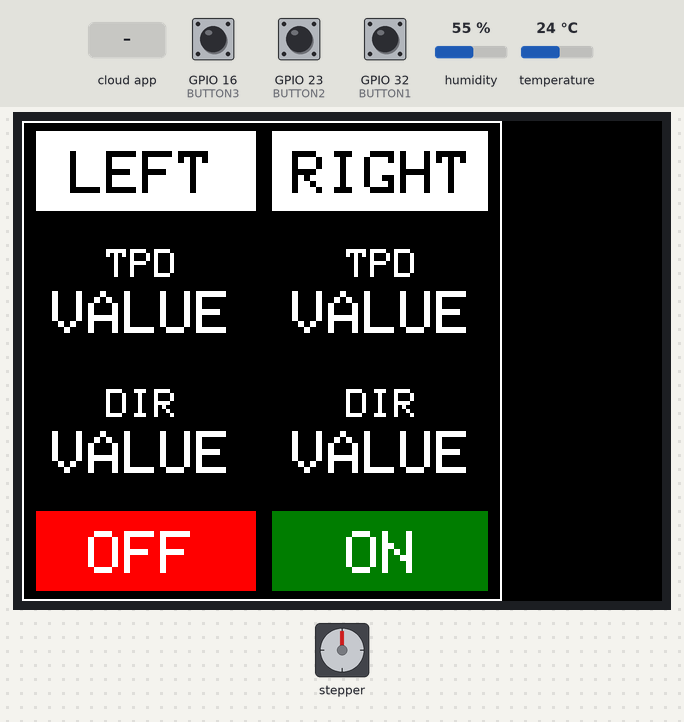
Recording of a sketch running on a simulated ESP32. Parts: 320×240 colour display, stepper motor. The inputs (shaded band) are chosen by the test bench; at power-on: GPIO 23 (BUTTON2) HIGH, GPIO 16 (BUTTON3) HIGH, GPIO 32 (BUTTON1) HIGH, humidity 55 %, temperature 24 °C. WiFi joins after 1.5 s; servers stay silent unless stated; network time is answered at once with the bench clock; the local clock reads 2024-03-15 10:24:30 at power-on unless the sketch sets it; the Firebase database answers and starts empty; stepper angles assume 4096 steps per turn; what the sketch prints to the serial monitor is not drawn.

Above: at 3.9 s.
4.0 s: GPIO 23 (BUTTON2) pulled LOW for 1 s
At 4.46 s:
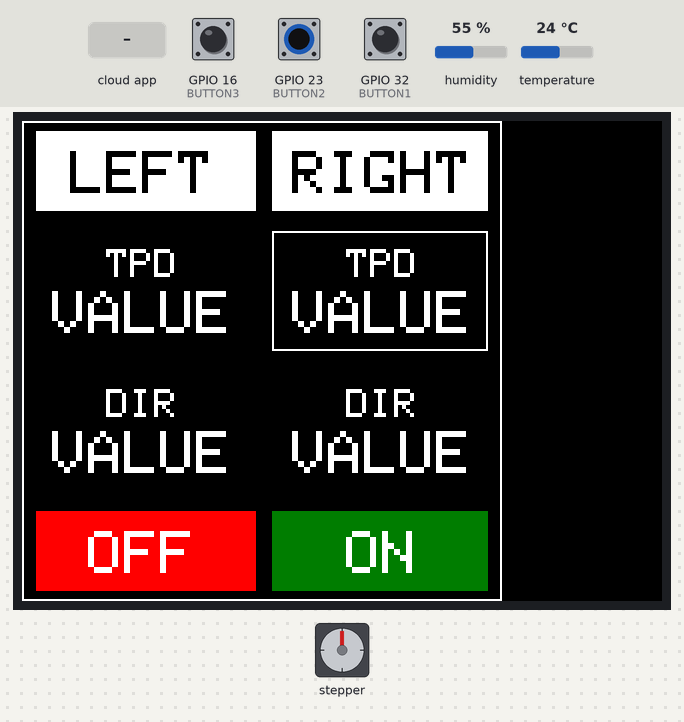
6.5 s: the phone or cloud app sets 0 to Clockwise
At 11.9 s:
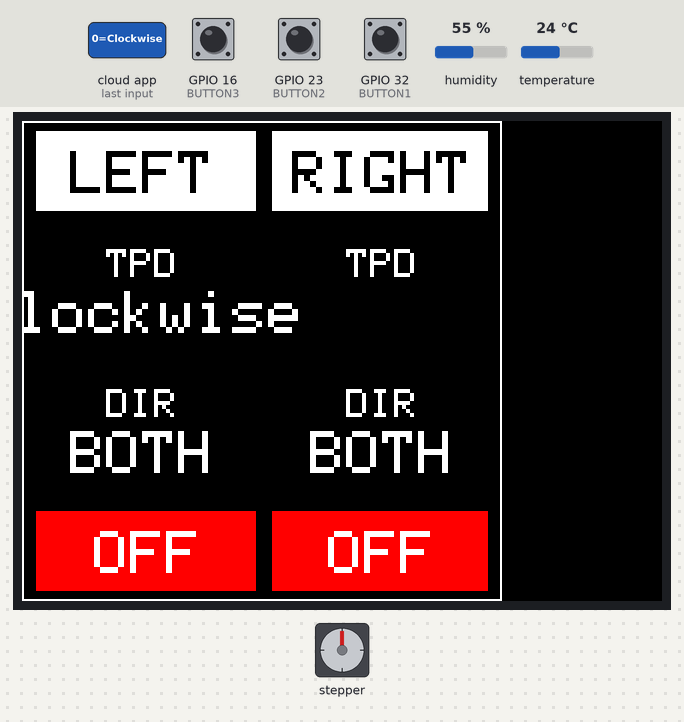
12.5 s: GPIO 16 (BUTTON3) pulled LOW for 3.2 s
At 17.2 s:
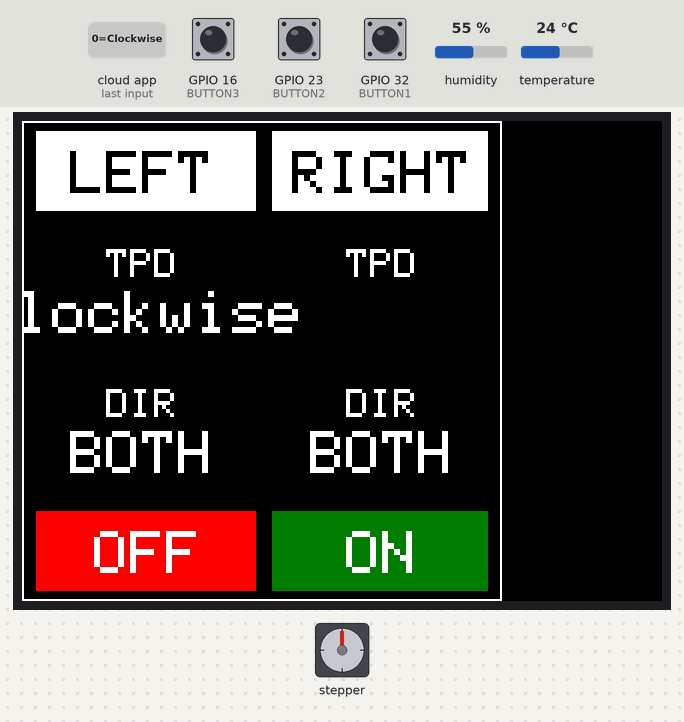
Timing chart, 0 to 73.0 s (numbered marks = the images above; inputs shaded):
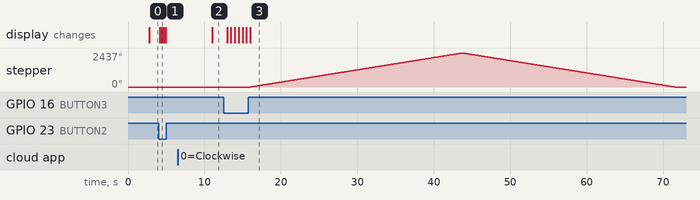

Measured:
- after the input at 4.0 s, the display: first changes after 0.16 s (image 1 shows a later state)
- after the input at 6.5 s, the display: changes after 4.5 s (image 2)
- after the input at 12.5 s, stepper: turns 2437° clockwise in 27.7 s, then 2437° counter-clockwise in 27.7 s; the display: changes after 0.47 s (image 3)

The sketch:

alat_muterin_jam.ino
```cpp
#include "setup.h"

void setup() {
  Serial.begin(115200);
  WiFi_init();
  BME280_init();
  MCP9808_init();
  TFT_init();
  Motor_init();
  Button_init();
  xTaskCreate(buttonClick, "Button", 4096, NULL, 1, NULL);
  xTaskCreate(switchClick, "Switch", 4096, NULL, 1, NULL);
}

void loop() {
  timeClient.update();
  if (cond) {
    BME280_readHum(debugState);
    MCP9808_readTemp(debugState);
    DB_sendData(debugState);
    if(DB_getData(debugState)){
      if(cond)TFT_autoUpdate(tpd1, tpd2, mode1, mode2, switch1, switch2);
    }
    vTaskDelay(5000);
  }
  if (millis() - lastCheck > checkInterval) {
    run_motor(1, switch1, tpd1.toInt(), 2048, mode1, !debugState);
    run_motor(2, switch2, tpd2.toInt(), 2048, mode2, !debugState);
    lastCheck = millis();
  }
}
```

button.h
```cpp
#ifndef BUTTON_H
#define BUTTON_H

#include "setup.h"

int mainMenu=0;

void Button_init(){
  pinMode(BUTTON1, INPUT_PULLUP);
  pinMode(BUTTON2, INPUT_PULLUP);
  pinMode(BUTTON3, INPUT_PULLUP);
}

void switchPressed(){
  if(mainMenu==0){
    if(!digitalRead(BUTTON1) && !digitalRead(BUTTON3)){
      ESP.restart();
    }

    if(!digitalRead(BUTTON1)){
      vTaskDelay(100);

      switch1=!switch1;
      runningStart1 = timeClient.getMinutes();;
      toggleSwitch(1, switch1, runningStart1);
      TFT_switchUpdate(1, switch1);

      Serial.println("Switch 1 changed");
    }

    if(!digitalRead(BUTTON3)){
      vTaskDelay(100);

      switch2=!switch2;
      runningStart2 = timeClient.getMinutes();
      toggleSwitch(2, switch2, runningStart2);
      TFT_switchUpdate(2, switch2);

      Serial.println("Switch 2 changed");
    }
  }
}

void buttonPressed(){
  if(mainMenu==0){
    if(!digitalRead(BUTTON1)&&!digitalRead(BUTTON3)){
      ESP.restart();
    }

    if(!digitalRead(BUTTON2)){
      vTaskDelay(100);
      Serial.println("PROCEED TO MENU!");
      cond=!cond;
      mainMenu++;
      TFT_manualUpdate("",mainMenu);
    }
  } else{
    if(!digitalRead(BUTTON2)){
      vTaskDelay(100);
      mainMenu++;
      TFT_manualUpdate("",mainMenu);
      Serial.println(mainMenu);
    }

    for(int i=0;i<3;i++){
      switch (mainMenu){
        case 1 :
          if(tpd1dump==tpd[i]){
            ls = i;

            if(!digitalRead(BUTTON3)){
              vTaskDelay(100);
              i++;
              if(i>2)i=0;
            }
            if(!digitalRead(BUTTON1)){
              vTaskDelay(100);
              i--;
              if(i<0)i=2;
            }
            if(ls!=i){
              Serial.println("TPD 1 Changed to > "+String(tpd[i]));
              tpd1dump = tpd[i];
              TFT_manualUpdate(tpd1dump,mainMenu);
            }
          }
          break;

        case 2 :
          if(tpd2dump==tpd[i]){
            ls = i;

            if(!digitalRead(BUTTON3)){
              vTaskDelay(100);
              i++;
              if(i>2)i=0;
            }
            if(!digitalRead(BUTTON1)){
              vTaskDelay(100);
              i--;
              if(i<0)i=2;
            }
            if(ls!=i){
              Serial.println("TPD 2 Changed to > "+String(tpd[i]));
              tpd2dump = tpd[i];
              TFT_manualUpdate(tpd2dump,mainMenu);
            }
          }
          break;

        case 3 :
          if(dir1dump==dir[i]){
            ls = i;

            if(!digitalRead(BUTTON3)){
              vTaskDelay(100);
              i++;
              if(i>2)i=0;
            }
            if(!digitalRead(BUTTON1)){
              vTaskDelay(100);
              i--;
              if(i<0)i=2;
            }
            if(ls!=i){
              Serial.println("DIR 1 Changed to > "+String(dir[i]));
              dir1dump = dir[i];
              TFT_manualUpdate(dir1dump,mainMenu);
            }
          }
          break;

        case 4 :
          if(dir2dump==dir[i]){
            ls = i;

            if(!digitalRead(BUTTON3)){
              vTaskDelay(100);
              i++;
              if(i>2)i=0;
            }
            if(!digitalRead(BUTTON1)){
              vTaskDelay(100);
              i--;
              if(i<0)i=2;
            }
            if(ls!=i){
              Serial.println("DIR 2 Changed to > "+String(dir[i]));
              dir2dump = dir[i];
              TFT_manualUpdate(dir2dump,mainMenu);
            }
          }
          break;

        case 5 :
          TFT_manualUpdate("",mainMenu);
          tpd1 = tpd1dump; mode1 = dir1dump;
          tpd2 = tpd2dump; mode2 = dir2dump;
          updateFirebase();
          Serial.println("RETURN TO MAIN LOOP");
          cond=!cond;
          mainMenu=0;
          break;
      }
    }
  }
}

void switchClick(void *pvParameters){
  for (;;)
  {
    switchPressed();
    vTaskDelay(100);
  }
}

void buttonClick(void *pvParameters){
  for (;;)
  {
    buttonPressed();
    vTaskDelay(100);
  }
}

#endif
```

firebase.h
```cpp
#ifndef FIREBASE_H
#define FIREBASE_H

#include "setup.h"
#include <WiFiManager.h>
#include <FirebaseESP32.h>
#include <NTPClient.h>
#include <WiFiUdp.h>

FirebaseData fb;

WiFiUDP ntpUDP;
NTPClient timeClient(ntpUDP, "pool.ntp.org", timeOffset);

String ntp() {
  String tm = timeClient.getFormattedTime();
  return tm;
}

void WiFi_init(){
  WiFi.mode(WIFI_STA);
  WiFiManager wm;

//  wm.resetSettings();

  if(!wm.autoConnect()) {
    Serial.println("Failed to connect");
    // ESP.restart();
  }
  else {
    Serial.println();
    Serial.print("Connected with IP: ");
    Serial.println(WiFi.localIP());
    Serial.println();
  }

  Firebase.reconnectWiFi(true);

  Firebase.setReadTimeout(fb, 1000 * 60);
  Firebase.setwriteSizeLimit(fb, "small");
  Firebase.setFloatDigits(2);

  Firebase.begin(FIREBASE_HOST, FIREBASE_AUTH);

  timeClient.begin();
}

void DB_sendData(bool debug){
  if (millis() - lastSend > sendInterval) {                //Pengecekan waktu untuk mengirim dan menampilan data sesuai interval yang ditetapkan

    if(debug){
      if(temp==0.00 && hum==0){  //Filter saat tidak ada data yang diterima
        Firebase.setString(fb, "temp", "--");
        Firebase.setString(fb, "humi", "--");
      } else{
        if(temp!=0.00 && temp!=tempDump){  //Filter data BPM
          tempDump = temp;
          Firebase.setFloat(fb, "temp", temp);
          String path1 = "User/1/tempList/" + String(timeClient.getHours())+":"+String(timeClient.getMinutes())+":"+String(timeClient.getSeconds());
          Firebase.setFloat(fb, path1, temp);
        }
        if(hum!=0.00 && hum!=humDump){  //Filter data SPO2
          humDump = hum;
          Firebase.setInt(fb, "humi", hum);
          String path2 = "User/1/humiList/" + String(timeClient.getHours())+":"+String(timeClient.getMinutes())+":"+String(timeClient.getSeconds());
          Firebase.setFloat(fb, path2, hum);
        }
      }
      Firebase.setString(fb, "time", ntp());
    }
    lastSend = millis();
  }
}

bool DB_getData(bool debug){
  int flag = 0;
  Firebase.getString(fb, "Speed/0");
  tpd1 = fb.stringData();
  if(tpd1!=tpd1dump){
    tpd1dump=tpd1;
    flag++;
  }
  if(debug)Serial.println("TPD Left : " + String(tpd1));

  Firebase.getInt(fb, "Switch1");
  switch1 = fb.intData();
  if(switch1!=sw1dump){
    sw1dump=switch1;
    flag++;
  }
  if(debug)Serial.println("Switch Left : " + String(switch1));

  Firebase.getString(fb, "Rotation/0");
  mode1 = fb.stringData();
  if(mode1!=dir1dump){
    dir1dump=mode1;
    flag++;
  }
  if(debug)Serial.println("Arah Left : " + mode1);

  Firebase.getString(fb, "Speed2/0");
  tpd2 = fb.stringData();
  if(tpd2!=tpd2dump){
    tpd2dump=tpd2;
    flag++;
  }
  if(debug)Serial.println("TPD Right : " + String(tpd2));

  Firebase.getInt(fb, "Switch2");
  switch2 = fb.intData();
  if(switch2!=sw2dump){
    sw2dump=switch2;
    flag++;
  }
  if(debug)Serial.println("Switch Right : " + String(switch2));

  Firebase.getString(fb, "Rotation2/0");
  mode2 = fb.stringData();
  if(mode2!=dir2dump){
    dir2dump=mode2;
    flag++;
  }
  if(debug)Serial.println("Arah Right : " + mode2);

  Firebase.getInt(fb, "mnt1");
  runningStart1 = fb.intData();
  if(debug){
    Serial.print("Running Time 1 : ");
    Serial.println(runningStart1);
  }
  Firebase.getInt(fb, "mnt2");
  runningStart2 = fb.intData();
  if(debug){
    Serial.print("Running Time 2 : ");
    Serial.println(runningStart2);
  }
  if(flag>0){
    return true;
  } else{
    return false;
  }
}

void toggleSwitch(int side, int switchState, int mnt){
  if(side==1){
    Firebase.setInt(fb, "Switch1", switchState);
    Firebase.setInt(fb, "mnt1", mnt);
  } else{
    Firebase.setInt(fb, "Switch2", switchState);
    Firebase.setInt(fb, "mnt2", mnt);
  }
}

void updateFirebase(){
  Firebase.setString(fb, "Speed/0", tpd1);
  Firebase.setString(fb, "Rotation/0", mode1);
  Firebase.setString(fb, "Speed2/0", tpd2);
  Firebase.setString(fb, "Rotation2/0", mode2);
}

#endif
```

graphic.h
```cpp
#ifndef GRAPHIC_H
#define GRAPHIC_H

#include "setup.h"
#include "SPI.h"
#include "TFT_eSPI.h"

TFT_eSPI myGLCD = TFT_eSPI();

void speedUpdate(int moto, int rotCount){
  if(moto==1){
    String  val1 = String(rotCount/2048);
    myGLCD.setTextColor(TFT_BLACK);
    myGLCD.setTextSize(3);
    myGLCD.fillRect(7, 195, 110, 40, TFT_WHITE);
    myGLCD.drawCentreString(val1, 63, 205, 1);
  } else if(moto==2){
    String val2 = String(rotCount/2048);
    myGLCD.setTextColor(TFT_BLACK);
    myGLCD.setTextSize(3);
    myGLCD.fillRect(7, 195, 110, 40, TFT_WHITE);
    myGLCD.drawCentreString(val2, 63, 205, 1);
  }
}

void TFT_autoUpdate(String s1, String s2, String d1, String d2, int m1, int m2){
  String D1;
  if(d1=="Clockwise"){
    D1="CW";
  } else if(d1=="Counter Clockwise"){
    D1="CCW";
  } else{
    D1="BOTH";
  }

  String D2;
  if(d2=="Clockwise"){
    D2="CW";
  } else if(d2=="Counter Clockwise"){
    D2="CCW";
  } else{
    D2="BOTH";
  }

  myGLCD.drawRect(7, 55, 110, 60, TFT_BLACK);
  myGLCD.drawRect(125, 55, 108, 60, TFT_BLACK);
  myGLCD.drawRect(7, 125, 110, 60, TFT_BLACK);
  myGLCD.drawRect(125, 125, 108, 60, TFT_BLACK);

  myGLCD.fillRect(9, 78, 222, 45,TFT_BLACK);
  myGLCD.fillRect(9, 148, 222, 45,TFT_BLACK);

  myGLCD.setTextColor(TFT_WHITE);
  myGLCD.setTextSize(3);
  myGLCD.drawCentreString(s1, 60, 85, 1);
  myGLCD.drawCentreString(s2, 180, 85, 1);
  myGLCD.drawCentreString(D1, 60, 155, 1);
  myGLCD.drawCentreString(D2, 180, 155, 1);

  if(m1){
    myGLCD.fillRect(7, 195, 110, 40, TFT_DARKGREEN);
    myGLCD.drawCentreString("ON", 63, 205, 1);
  } else{
    myGLCD.fillRect(7, 195, 110, 40, TFT_RED);
    myGLCD.drawCentreString("OFF", 63, 205, 1);
  }

  if(m2){
    myGLCD.fillRect(125, 195, 108, 40, TFT_DARKGREEN);
    myGLCD.drawCentreString("ON", 180, 205, 1);
  } else{
    myGLCD.fillRect(125, 195, 108, 40, TFT_RED);
    myGLCD.drawCentreString("OFF", 180, 205, 1);
  }
}

void TFT_printInit() {
  myGLCD.fillScreen(0x000000);
  myGLCD.drawRect(0, 0, 240, 240, TFT_WHITE);

  myGLCD.fillRect(7, 5, 110, 40, TFT_WHITE);
  myGLCD.fillRect(125, 5, 108, 40, TFT_WHITE);

  myGLCD.setTextColor(TFT_BLACK);
  myGLCD.setTextSize(3);
  myGLCD.drawCentreString("LEFT", 60, 15, 1);
  myGLCD.drawCentreString("RIGHT", 180, 15, 1);

  myGLCD.setTextColor(TFT_WHITE);
  myGLCD.setTextSize(2);
  myGLCD.drawCentreString("TPD", 60, 64, 1);
  myGLCD.drawCentreString("TPD", 180, 64, 1);

  myGLCD.setTextSize(3);
  myGLCD.drawCentreString("VALUE", 60, 85, 1);
  myGLCD.drawCentreString("VALUE", 180, 85, 1);

  myGLCD.setTextColor(TFT_WHITE);
  myGLCD.setTextSize(2);
  myGLCD.drawCentreString("DIR", 60, 134, 1);
  myGLCD.drawCentreString("DIR", 180, 134, 1);

  myGLCD.setTextSize(3);
  myGLCD.drawCentreString("VALUE", 60, 155, 1);
  myGLCD.drawCentreString("VALUE", 180, 155, 1);

  myGLCD.fillRect(7, 195, 110, 40, TFT_RED);
  myGLCD.fillRect(125, 195, 108, 40, TFT_DARKGREEN);

  myGLCD.setTextColor(TFT_WHITE);
  myGLCD.setTextSize(3);
  myGLCD.drawCentreString("OFF", 60, 205, 1);

  myGLCD.setTextColor(TFT_WHITE);
  myGLCD.setTextSize(3);
  myGLCD.drawCentreString("ON", 180, 205, 1);
}

void TFT_init(){
  myGLCD.init();
  myGLCD.setRotation(1);

  TFT_printInit();
}

void TFT_Manual_Init(){
  myGLCD.drawRect(7, 55, 110, 60, TFT_WHITE);
  myGLCD.drawRect(125, 55, 108, 60, TFT_WHITE);
  myGLCD.drawRect(7, 125, 110, 60, TFT_WHITE);
  myGLCD.drawRect(125, 125, 108, 60, TFT_WHITE);
}

void TFT_switchUpdate(int side,int sw){
  if(side==1){
    if(sw==1){
      myGLCD.fillRect(7, 195, 110, 40, TFT_DARKGREEN);
      myGLCD.drawCentreString("ON", 63, 205, 1);
    } else {
      myGLCD.fillRect(7, 195, 110, 40, TFT_RED);
      myGLCD.drawCentreString("OFF", 63, 205, 1);
    }
  } else{
    if(sw==1){
      myGLCD.fillRect(125, 195, 108, 40, TFT_DARKGREEN);
      myGLCD.drawCentreString("ON", 180, 205, 1);
    } else{
      myGLCD.fillRect(125, 195, 108, 40, TFT_RED);
      myGLCD.drawCentreString("OFF", 180, 205, 1);
    }
  }
}

void TFT_manualUpdate(String val, int cond){
  if(val=="Clockwise"){
    val="CW";
  } else if(val=="Counter Clockwise"){
    val="CCW";
  } else if(val=="Bidirectional"){
    val="BOTH";
  } else{
    val=val;
  }

  switch (cond){
    case 1 :
      myGLCD.drawRect(7, 55, 110, 60, TFT_WHITE);

      if(val!="")myGLCD.fillRect(9, 85, 106, 29, TFT_BLACK);
      myGLCD.setTextColor(TFT_WHITE);
      myGLCD.setTextSize(3);
      myGLCD.drawCentreString(val, 60, 85, 1);
      break;
    case 2 :
      myGLCD.drawRect(7, 55, 110, 60, TFT_BLACK);
      myGLCD.drawRect(125, 55, 108, 60, TFT_WHITE);

      if(val!="")myGLCD.fillRect(127, 85, 104, 29, TFT_BLACK);
      myGLCD.setTextColor(TFT_WHITE);
      myGLCD.setTextSize(3);
      myGLCD.drawCentreString(val, 180, 85, 1);
      break;
    case 3 :
      myGLCD.drawRect(125, 55, 108, 60, TFT_BLACK);
      myGLCD.drawRect(7, 125, 110, 60, TFT_WHITE);

      if(val!="")myGLCD.fillRect(9, 155, 106, 29, TFT_BLACK);
      myGLCD.setTextColor(TFT_WHITE);
      myGLCD.setTextSize(3);
      myGLCD.drawCentreString(val, 60, 155, 1);
      break;
    case 4 :
      myGLCD.drawRect(7, 125, 110, 60, TFT_BLACK);
      myGLCD.drawRect(125, 125, 108, 60, TFT_WHITE);

      if(val!="")myGLCD.fillRect(127, 155, 104, 29, TFT_BLACK);
      myGLCD.setTextColor(TFT_WHITE);
      myGLCD.setTextSize(3);
      myGLCD.drawCentreString(val, 180, 155, 1);
      break;
    case 5 :
      myGLCD.drawRect(125, 125, 108, 60, TFT_BLACK);
      break;
  }
}
#endif
```

motor.h
```cpp
#ifndef MOTOR_H
#define MOTOR_H

#include "setup.h"
#include <AccelStepper.h>

AccelStepper LeftMotor = AccelStepper(MotorInterfaceType, MotorL1, MotorL3, MotorL2, MotorL4);
AccelStepper RightMotor = AccelStepper(MotorInterfaceType, MotorR1, MotorR3, MotorR2, MotorR4);

void Motor_init(){
  LeftMotor.setMaxSpeed(1000);
  RightMotor.setMaxSpeed(1000);
}

void run_motor(int motorSide, int motorState, int turn, int pos, String rot, bool debug){
  if(motorState==1){
    if(turn == 800){
      pos*=33;
      pos+=682;
      if(timeClient.getHours()==winderTime){
        pos+=16;
      }
    } else if(turn == 700){
      pos*=29;
      pos+=341;
      if(timeClient.getHours()==winderTime){
        pos+=8;
      }
    } else{
      pos*=27;
      pos+=170;
      if(timeClient.getHours()==winderTime){
        pos+=16;
      }
    }

    if(motorSide==1  && timeClient.getMinutes()==runningStart1){
      LeftMotor.setCurrentPosition(0);
      if(rot=="Counter Clockwise"){
        while (LeftMotor.currentPosition() != -pos) {
          LeftMotor.setSpeed(-1000);
          LeftMotor.runSpeed();
          if(debug)Serial.println(LeftMotor.currentPosition());
        }
      } else if(rot=="Clockwise"){
        while (LeftMotor.currentPosition() != pos) {
          LeftMotor.setSpeed(1000);
          LeftMotor.runSpeed();
          if(debug)Serial.println(LeftMotor.currentPosition());
        }
      } else{
        while (LeftMotor.currentPosition() != pos/2) {
          LeftMotor.setSpeed(1000);
          LeftMotor.runSpeed();
          if(debug)Serial.println(LeftMotor.currentPosition());
        }
        while (LeftMotor.currentPosition() != 0) {
          LeftMotor.setSpeed(-1000);
          LeftMotor.runSpeed();
          if(debug)Serial.println(LeftMotor.currentPosition());
        }
      }
    } else if(motorSide==2 && timeClient.getMinutes()==runningStart2){
      RightMotor.setCurrentPosition(0);
      if(rot=="Counter Clockwise"){
        while (RightMotor.currentPosition() != -pos) {
          RightMotor.setSpeed(-1000);
          RightMotor.runSpeed();
          if(debug)Serial.println(RightMotor.currentPosition());
        }
      } else if(rot=="Clockwise"){
        while (RightMotor.currentPosition() != pos) {
          RightMotor.setSpeed(1000);
          RightMotor.runSpeed();
          if(debug)Serial.println(RightMotor.currentPosition());
        }
      } else{
        while (RightMotor.currentPosition() != pos/2) {
          RightMotor.setSpeed(1000);
          RightMotor.runSpeed();
          if(debug)Serial.println(RightMotor.currentPosition());
        }
        while (RightMotor.currentPosition() != 0) {
          RightMotor.setSpeed(-1000);
          RightMotor.runSpeed();
          if(debug)Serial.println(RightMotor.currentPosition());
        }
      }
    }
    TFT_autoUpdate(tpd1, tpd2, mode1, mode2, switch1, switch2);
  }
}

#endif
```

sensor.h
```cpp
#ifndef SENSOR_H
#define SENSOR_H

#include "setup.h"
#include <Wire.h>
#include <Adafruit_BME280.h>
#include "Adafruit_MCP9808.h"

Adafruit_BME280 Hum;
Adafruit_MCP9808 Temp = Adafruit_MCP9808();

void MCP9808_init() {
  Temp.begin(MCP9808_ADDR);
  Temp.setResolution(3);
}

void BME280_init() {
  bool stat = Hum.begin(BME280_ADDR);
  if (!stat) {
    Serial.println("BME280 Error");
    while(1);
  }
  vTaskDelay(1000);
}

void MCP9808_readTemp(bool debug){
  Temp.wake();
  temp = Temp.readTempC();
  if(debug)Serial.println("Temperature = " + String(temp, 2));
}

void BME280_readHum(bool debug){
  hum = Hum.readHumidity();
  if(debug)Serial.println("Humidity = " + String(hum, 2));
}

#endif
```

Source omitted: setup.h (2431 bytes)
